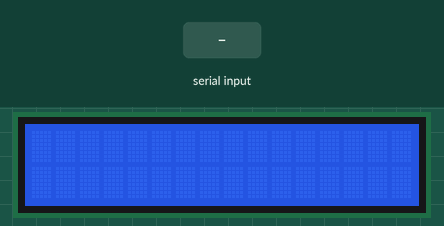
This sketch was run on a simulated Arduino Uno, built with avr-gcc and run on an emulated ATmega328P. On the bench: 16×2 character LCD. The inputs (shaded band) are chosen by the test bench. What the sketch prints to the serial monitor is not drawn.

Above: at 1.2 s.
1.3 s: "1\n" received over Serial
At 1.7 s:
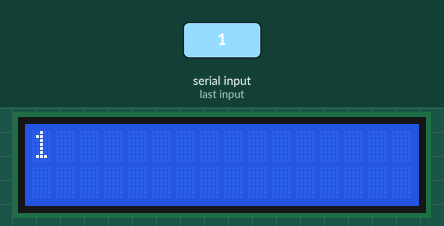
2.8 s: byte 10 ('\n') received over Serial
At 4.0 s:
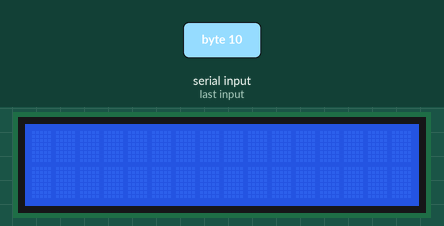
4.3 s: "0\n" received over Serial
At 5.2 s:
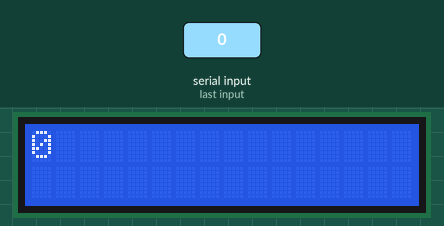
Timing chart, 0 to 7.3 s (numbered marks = the images above; inputs shaded):
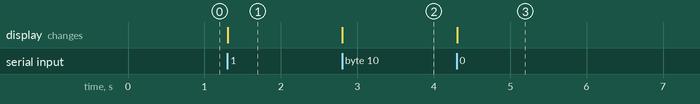

The sketch:

P4_2_-Display_of_custom_text_on_LCD.ino
```cpp
//Here we knowlegde ourselves on how to display custom texts on LCD screen

#include<LiquidCrystal.h>
LiquidCrystal lcd(7,6,5,4,3,2);
String text=""; //input of any desired text

void setup(){
  Serial.begin(9600);
  lcd.begin(16,2);
  lcd.clear();
  lcd.print(text);
}
//void loop() function is employed to print out the char of texts continuously
void loop()
{
  if (Serial.available())
  {
    char inChar=(char)Serial.read();
    text+=inChar;
    if(inChar=='\n')
    {
      lcd.clear();
      lcd.setCursor(0,0);
      lcd.print(text);
      Serial.println(text);
      text="";
    }
  }
}
```

Measured:
- after the input at 1.3 s, the display: changes at once (image 1)
- after the input at 2.8 s, the display: changes at once (image 2)
- after the input at 4.3 s, the display: changes at once (image 3)
